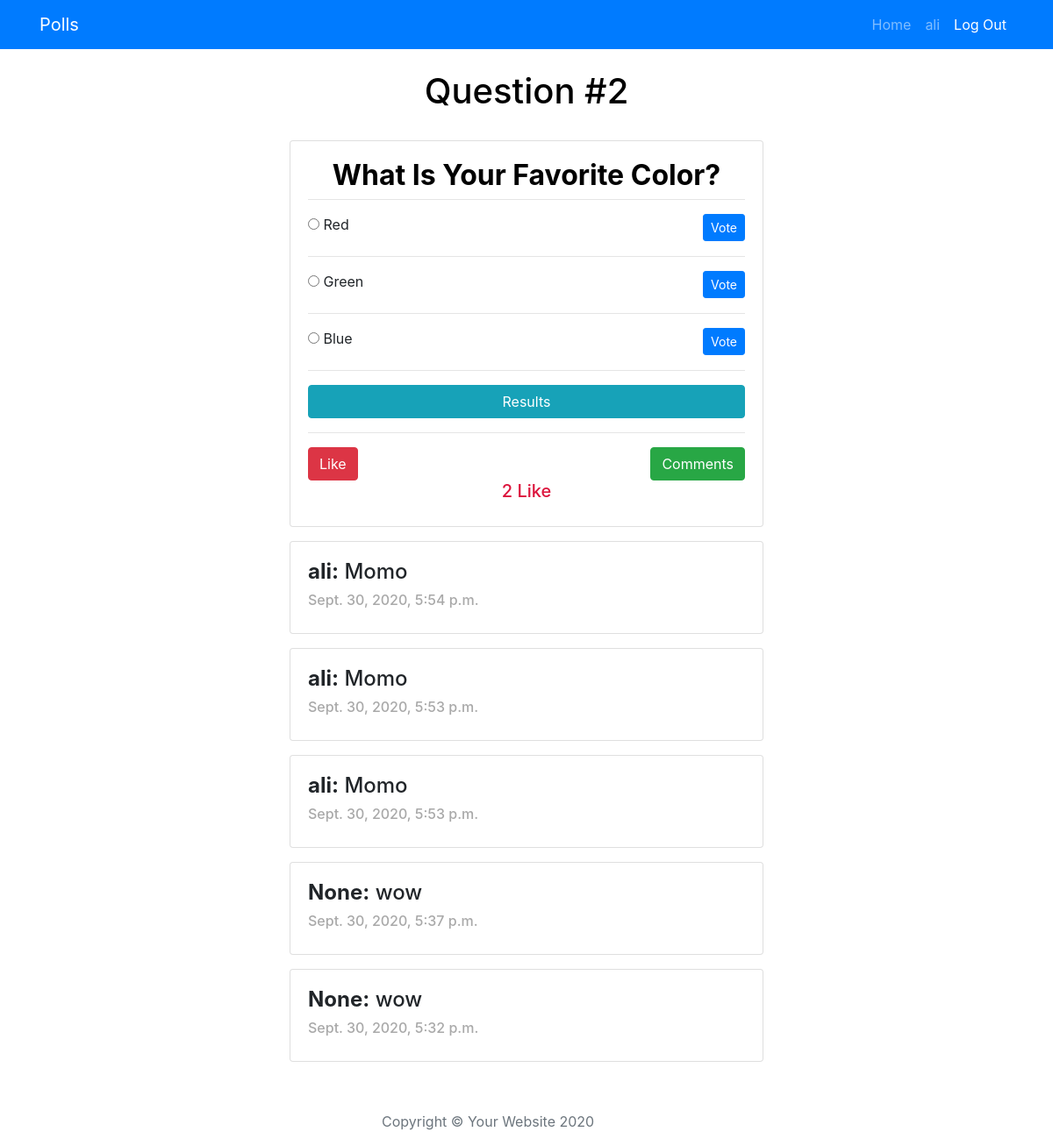
The page /detail/2 (signed in) on the database its author committed.
### blog/models.py (models this page shows, shortened)
class Question(models.Model):
    questionText = models.TextField(null=True)
    datePublished = models.DateTimeField(auto_now_add=True)
    likes = models.IntegerField(default=0, null=True)

class Choices(models.Model):
    choiceText = models.CharField(null=True, max_length=400)
    question = models.ForeignKey(Question,on_delete=models.CASCADE)
    vote = models.IntegerField(default=0)

class Comment(models.Model):
    text = models.TextField()
    author = models.ForeignKey(UserClass, on_delete=models.CASCADE, null=True)
    datePublished = models.DateTimeField(auto_now_add=True)
    question = models.ForeignKey(Question, on_delete=models.CASCADE, null=True)
    class Meta:
        ordering = ['-datePublished']

class UserClass(models.Model):
    user = models.OneToOneField(User,on_delete=models.CASCADE)
    text = models.CharField(max_length=400,null=True,blank=True)
    def __str__(self):
        return self.user.username

### blog/views.py (the view)
# urls.py: path('detail/<int:pk>',detailPage, name= 'detail'),
@login_required(login_url='login')
def detailPage(request, pk):
    question = Question.objects.get(id=pk)
    comments = question.comment_set.all()
    context = {
        'question':question,
        'comments':comments,
    }
    return render(request,'blog/detail.html',context)

### blog/templates/blog/detail.html (shortened to what this page needs)
{% extends 'blog/base.html' %}
{% block content %}
    <br>
    <a href="{% url 'home' %}" style="color: black;">
    <h1 class='text-center'>Question #{{ question.id }}</h1>
    </a>
    <br>
    <div class="container">
        <div class="row">
            <div class="col-md-6 m-auto">
                    <div class="card mb-3">
                        <div class="card-body">
                            <a href="" style="color: black;">
                            <h2 class="text-center"><strong>{{ question.questionText }}</strong></h2>
                            <hr class='mt-2 mb-3'>
                            </a>
                            {% for choice in question.choices_set.all %}
                                <form action="{% url 'vote' question.id %}" method="post">
                                        <input type="radio" name="choice" id="choice{{ forloop.counter }}" value="{{ choice.id }}">
                                        <label>{{ choice.choiceText }}</label>
                                        <input type="submit" value="Vote" class="float-right btn btn-primary btn-sm" onclick="myFunction()">
                                    </form>
                                <hr>
                            {% endfor %}
                            <a href="{% url 'results' question.id %}" class="inline btn btn-info btn-block">Results</a>
                            <hr>
                            <a href="{% url 'comments' question.id %}" class="btn btn-success btn-m float-right">Comments</a>
                            <form action="{% url 'like' question.id %}" method="post">
                                  <input type="submit" value="Like" class="btn btn-danger btn-m d-flex justify-content-between">
                            </form>
                              <h5 class="text-center" style="color: crimson;">{{ question.likes }} Like</h5>
                        </div>
                    </div>
             {%for comment in comments %}
                <div class="card mb-3">
                    <div class="card-body">
                        <h4><strong>{{ comment.author }}:</strong> {{ comment.text }}</h4>
                        <h6 style="color: darkgray;">{{ comment.datePublished }}</h6>
                    </div>
                </div>
             {%endfor %}
{% endblock %}

### blog/templates/blog/base.html (shortened to what this page needs)
{% load static %}
<!DOCTYPE html>
<html lang="en">
<head>
    <link rel="stylesheet" href="https://maxcdn.bootstrapcdn.com/bootstrap/4.0.0/css/bootstrap.min.css">
</head>
<body>
    <nav class="navbar navbar-expand-lg navbar-dark bg-primary" id="mainNav">
        <div class="container">
          <a class="navbar-brand" href="{% url 'home' %}">Polls</a>
          <div class="collapse navbar-collapse" id="navbarResponsive">
            <ul class="navbar-nav ml-auto">
              <li class="nav-item">
                <a class="nav-link" href='{% url "home" %}'>Home</a>
              </li>
              <li class="nav-item">
                <a class="nav-link" href="">{{ request.user }}</a>
              </li>
              <li class="nav-item">
                <a class="nav-link" href='{% url "logout" %}' style="color: white;">Log Out
                  </a>
              </li>
            </ul>
          </div>
        </div>
      </nav>
{% block content %}
{% endblock %}
  <footer>
    <div class="container">
      <div class="row">
        <div class="col-lg-8 col-md-10 mx-auto">
          <ul class="list-inline text-center">
          </ul>
          <p class="copyright text-muted">Copyright &copy; Your Website 2020</p>
        </div>
      </div>
    </div>
  </footer>
</body>
</html>

### rows shown on the page
Question: id "2", questionText "What Is Your Favorite Color?", likes "2"
Choices: choiceText "Red"
Choices: choiceText "Green"
Choices: choiceText "Blue"
Comment: author "ali", text "Momo", datePublished "Sept. 30, 2020, 5:54 p.m."
Comment: author "ali", text "Momo", datePublished "Sept. 30, 2020, 5:53 p.m."
Comment: author "ali", text "Momo", datePublished "Sept. 30, 2020, 5:53 p.m."
Comment: author "None", text "wow", datePublished "Sept. 30, 2020, 5:37 p.m."
Comment: author "None", text "wow", datePublished "Sept. 30, 2020, 5:32 p.m."

### other values the page prints
{{ request.user }} "ali"
